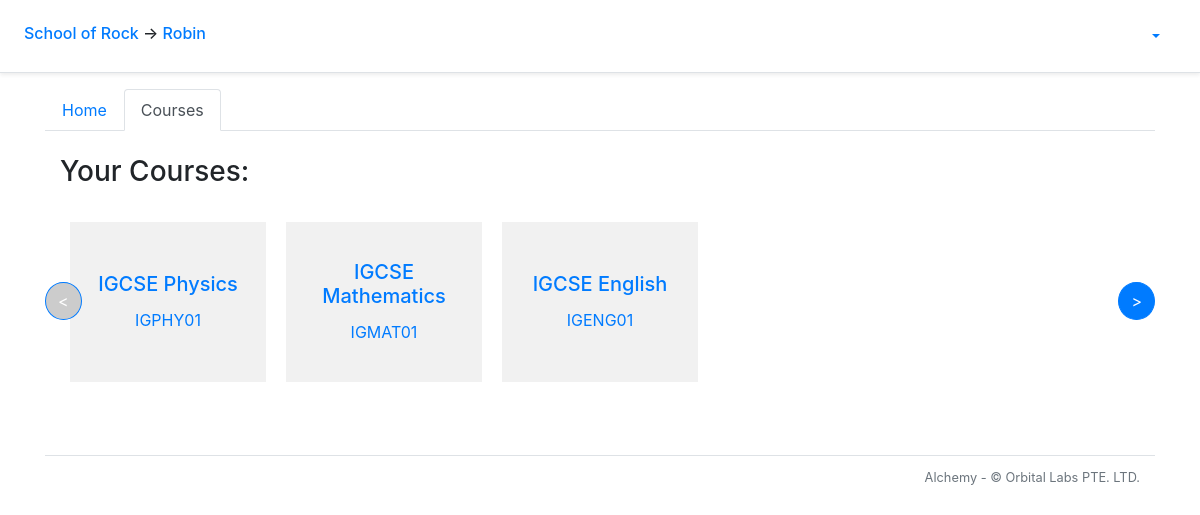
Screenshot of /student/1/courses with the database file from the repository.
### alchemy/models.py (models this page shows, shortened)
class School(db.Model):
    __tablename__ = 'school'
    id = db.Column(db.Integer, primary_key=True)
    name = db.Column(db.String(50))
    departments = db.relationship('Department', backref='school')
    snapshots = db.relationship('Snapshot', backref='school')

class AwsUser(db.Model):
    __tablename__ = 'aws_user'
    id = db.Column(db.Integer, primary_key=True)
    sub = db.Column(db.String(64), unique=True) # UUID string
    username = db.Column(db.String(64), nullable=False)
    group = db.Column(db.String(64), nullable=False) # Would we support multiple groups per user?
    email = db.Column(db.String(64))
    given_name = db.Column(db.String(32))
    family_name = db.Column(db.String(32))
    USER_ATTRIBUTES = ('given_name', 'family_name', 'email')

class Clazz(db.Model):
    __tablename__ = 'clazz'
    id = db.Column(db.Integer, primary_key=True)
    code = db.Column(db.String(20), nullable=False)
    course_id = db.Column(db.Integer, db.ForeignKey('course.id'))
    students = db.relationship('Student', secondary=clazzes_students, back_populates='clazzes',
        order_by='Student.id')

class Course(db.Model):
    __tablename__ = 'course'
    id = db.Column(db.Integer, primary_key=True)
    name = db.Column(db.String(20), nullable=False)
    department_id = db.Column(db.Integer, db.ForeignKey('department.id'))
    questions = db.relationship('Question', backref = 'q_course')
    tags = db.relationship('Tag', backref='tag_course')
    clazzes = db.relationship('Clazz', backref='course')
    papers = db.relationship('Paper', backref='course')
    grade_levels = db.relationship('GradeLevel', backref='grade_levels')
    assessment_categories = db.relationship('AssessmentCategory', backref='assessment_categories')
    checkpoints = db.relationship('Checkpoint', backref='course')

### alchemy/views/student.py (the view)
@bp_student.route('/courses')
@auth_manager.require_group
def courses():
    return flask.render_template('student/courses.html')

### alchemy/auth_manager.py (called while the page is built)
def auth_enabled():
    return False

def require_group(func):
    @functools.wraps(func)
    def deco(*args, **kwargs):
        if not auth_enabled():
            g.current_user = None
        elif flask_jwt_extended.verify_jwt_in_request(optional=True):
            g.current_user = flask_jwt_extended.get_current_user()
        else:
            flask.abort(401)
        return func(*args, **kwargs)
    return deco

### alchemy/views/school.py (called while the page is built)
@bp_school.url_defaults
def bp_school_url_defaults(endpoint, values):
    if 'school_id' not in values:
        values['school_id'] = g.school.id

### alchemy/views/student.py (called while the page is built)
@bp_student.url_value_preprocessor
def url_value_preprocessor(endpoint, values):
    g.student = models.Student.query.get_or_404(values.pop('student_id'))
    g.school = models.School.query.first()
    g.student_paper_report_sections_string = 'OverviewSection,AdjacentGradesSection,ClazzSummarySection,CohortSummarySection,HighlightsSection,TagDetailsSection,QuestionDetailsSection'

@bp_student.url_defaults
def url_defaults(endpoint, values):
    if 'student_id' not in values:
        values['student_id'] = g.student.id

### alchemy/templates/student/courses.html
{% extends "student/layout.html" %}
{% block student_tab_content %}
<div class="container">
  <h3>Your Courses:</h3>
	<div class="row">
		<div class="MultiCarousel" data-bs-wrap='true' data-items="1,3,4,5" data-slide="1" id="MultiCarousel"  data-interval="1000">
      <div class="MultiCarousel-inner">
        {% for clazz in g.student.clazzes %}
          <div class="item">
            <div class="card-body d-flex align-items-center justify-content-center">
              <a href="{{ url_for('student.course_view', course_id = clazz.course.id) }}" >
                <h5 class="card-title">{{ clazz.course.name }}</h5>
                <p class="card-text">{{ clazz.code }}</p>
              </a>
            </div>
          </div>
        {% endfor %}
      </div>
      <button class="btn btn-primary leftLst"><</button>
      <button class="btn btn-primary rightLst">></button>
        </div>
	</div>
{% endblock student_tab_content %}

### alchemy/templates/layout_start.html (shortened to what this page needs)
<!doctype html>
<html lang="en">
  <head>
      <link rel="stylesheet" href="https://stackpath.bootstrapcdn.com/bootstrap/4.5.0/css/bootstrap.min.css">
      <link rel="stylesheet" type="text/css" href="{{ url_for('static', filename='card-body.css') }}">
    </head>
    <body>
      <div class="p-3 px-md-4 mb-3 bg-white border-bottom shadow-sm">
        <div class="row justify-content-md-center">
          <div class="col d-flex align-items-baseline">
            <h6 class="mt-2 mr-3">
              {% if g.school %}
                <a href = "{{ url_for('school.index', school_id = g.school.id)}}">{{ g.school.name }}</a>
              {% else %}
                <b style="text-align: center;">Welcome to...</b>
              {% endif %}
              {% if g.student %}
                <span>&#8594;</span><a href = "{{ url_for('student.index', student_id = g.student.id) }}"> {{ g.student.aws_user.given_name }}</a>
              {% endif %}
            </h6>
          </div>
          <div class="col-md-auto d-flex align-items-baseline">
            {% if 'current_user' in g %}
            <ul class="nav nav-pills">
              <li class="nav-item dropdown">
                <a class="nav-link dropdown-toggle" data-toggle="dropdown" href="#" role="button" aria-haspopup="true" aria-expanded="false">{{ g.current_user.username }}</a>
              </li>
            </ul>
            {% endif %}
          </div>
        </div>
      </div>

### alchemy/static/course_carousel.css (style rules this page uses)
.MultiCarousel { float: left; overflow: hidden; padding: 15px; width: 100%; position:relative; }
.MultiCarousel .MultiCarousel-inner { transition: 1s ease all; float: left; }
.MultiCarousel .MultiCarousel-inner .item { float: left; }
.MultiCarousel .MultiCarousel-inner .item > div { text-align: center; padding:10px; margin:10px; background:#f1f1f1; height:10em; }
.MultiCarousel .leftLst, .MultiCarousel .rightLst { position:absolute; border-radius:50%;top:calc(50% - 20px); }
.MultiCarousel .leftLst { left:0; }
.MultiCarousel .rightLst { right:0; }
.MultiCarousel .leftLst.over, .MultiCarousel .rightLst.over { pointer-events: none; background:#ccc; }

### rows the page displays
School: school.name "School of Rock"
AwsUser: student.aws_user.given_name "Robin"
Clazz: course.name "IGCSE Physics", code "IGPHY01"
Clazz: course.name "IGCSE Mathematics", code "IGMAT01"
Clazz: course.name "IGCSE English", code "IGENG01"
